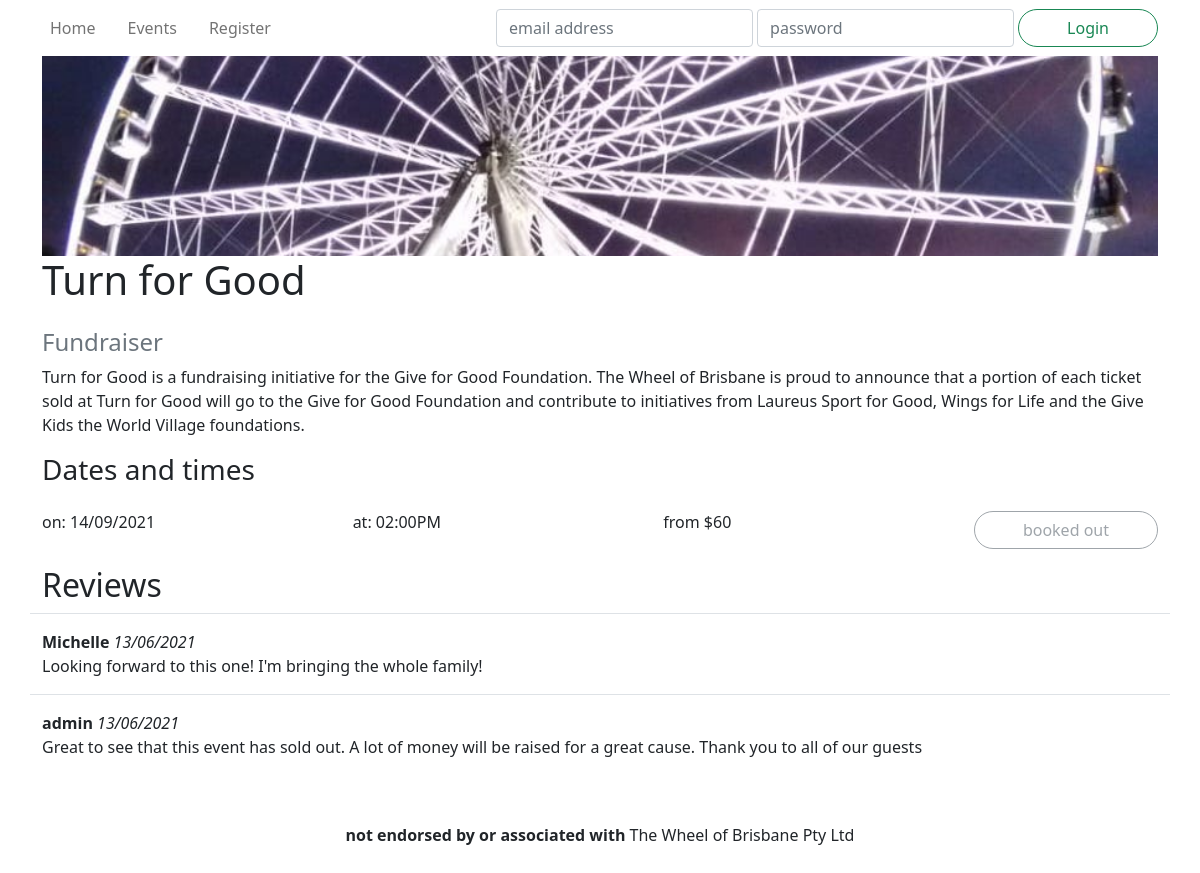
The page /events/11 on the database its author committed.
### wheel/models.py (models this page shows, shortened)
class Event(db.Model):
    __tablename__ = 'events'
    id = db.Column(db.Integer, primary_key=True)
    name = db.Column(db.String(255), nullable=False)
    description = db.Column(db.Text)
    category = db.Column(db.String(40))
    status = db.Column(db.Enum('upcoming', 'inactive', 'cancelled', 'booked out'), nullable=False)
    image = db.Column(db.String(255))
    reviews = db.relationship('Review', backref='event')
    tickets = db.relationship('Ticket', backref='event')
    @staticmethod
    def get(id: int):
        return Event.query.get(id)
    def getFutureTickets(self):
        return list( filter( lambda ticket: ticket.datetime > datetime.now(), self.tickets ) )
    def getTicketsRange(self):
        tickets = self.getFutureTickets()
        numberOfTickets = len(tickets)
        if numberOfTickets == 0:
            return [numberOfTickets, None, None]
        min_ticket = reduce( lambda x, y: min(x, y, key=lambda ticket: ticket.datetime), tickets )
        max_ticket = reduce( lambda x, y: max(x, y, key=lambda ticket: ticket.datetime), tickets )
        return [numberOfTickets, min_ticket, max_ticket]
    def printTicketsDateRange(self):
        numberOftickets, min_ticket, max_ticket = self.getTicketsRange()
        if numberOftickets == 0:
            return ""
        min = min_ticket.datetime.strftime("%d/%m/%Y")
        max = max_ticket.datetime.strftime("%d/%m/%Y")
        if min == max:
            return f"on: {min}"
        return f"from: {min} until: {max}"
    def printTicketsTimeRange(self):
        numberOftickets, min_ticket, max_ticket = self.getTicketsRange()
        if numberOftickets == 0:
            return ""
        min = min_ticket.datetime.strftime("%I:%M%p")
        max = max_ticket.datetime.strftime("%I:%M%p")
        if numberOftickets == 1:
            return f"at: {min}"
        if numberOftickets == 2:
            return f"at: {min} and: {max}"
        return f"from: {min} until: {max}"
    def getTicketsPriceFrom(self):
        tickets = self.getFutureTickets()
        if len(tickets) == 0:
            return ""
        ticket = reduce( lambda x, y: min(x, y, key=lambda ticket: ticket.price), tickets )
        return f"from ${ticket.price}"
    def getStatusColour(self):
        return {
            'upcoming': 'success',
            'inactive': 'secondary',
            'booked out': 'secondary',
            'cancelled': 'danger'
        }[self.status]
    def getBookButtonText(self):
        return {
            'upcoming': 'book now',
            'inactive': 'no tickets available',
            'booked out': 'booked out',
            'cancelled': 'cancelled'
        }[self.status]

class Ticket(db.Model):
    __tablename__ = 'tickets'
    id = db.Column(db.Integer, primary_key=True)
    datetime = db.Column(db.DateTime, nullable=False)
    price = db.Column(db.Integer, nullable=False)
    remaining = db.Column(db.Integer, nullable=False)
    event_id = db.Column(db.Integer, db.ForeignKey('events.id'))
    @staticmethod
    def getAllTimesFromTickets(tickets):
        ticketssortedbytime = sorted(tickets, key=lambda ticket: ticket.datetime.strftime("%I:%M %p"))
        ticketsgroupedbytime = groupby(ticketssortedbytime, key=lambda ticket: ticket.datetime.strftime("%I:%M %p"))
        return [time for time, tickets in ticketsgroupedbytime]
    @staticmethod
    def groupTicketsByDate(tickets):
        ticketssortedbydate = sorted(tickets, key=lambda ticket: ticket.datetime)
        ticketsgroupedbydate = groupby(ticketssortedbydate, key=lambda ticket: ticket.datetime.strftime("%d/%m/%Y"))
        return [[date, [time for time in times]] for date, times in ticketsgroupedbydate]

class Review(db.Model):
    __tablename__ = 'reviews'
    id = db.Column(db.Integer, primary_key=True)
    text = db.Column(db.String(400))
    time = db.Column(db.DateTime, default=datetime.now())
    author_id = db.Column(db.Integer, db.ForeignKey('users.id'))
    event_id = db.Column(db.Integer, db.ForeignKey('events.id'))

class User(db.Model, UserMixin):
    __tablename__ = 'users'
    id = db.Column(db.Integer, primary_key=True)
    name = db.Column(db.String(100), nullable=False)
    email = db.Column(db.String(100), index=True, unique=True, nullable=False)
    password_hash = db.Column(db.String(255), nullable=False)
    type = db.Column(db.Enum('customer','administrator'), nullable=False, default='customer')
    reviews = db.relationship('Review', backref='author')
    bookings = db.relationship('Booking', backref='customer')

### wheel/controllers/events.py (the view)
@events.route('/<int:id>')
def get(id):
    event = Event.get(id)
    if event is None:
        return render_template('eventnotfound.html')
    tickets = event.getFutureTickets()
    if len(tickets) == 0:
        if event.status != 'cancelled':
            event.updateStatus("inactive")
    times = Ticket.getAllTimesFromTickets(tickets)
    dates = Ticket.groupTicketsByDate(tickets)
    bookform = BookEventForm()
    reviewform = PostReviewForm()
    bookform.ticket.choices = list(map( lambda ticket: (ticket.id, f'${ticket.price}'), tickets ))
    return render_template('event.html', event=event, bookform=bookform, times=times, dates=dates, reviewform=reviewform)

### wheel/forms.py
class BookEventForm(FlaskForm):
    ticket = RadioField('Tickets', coerce=int, validators=[InputRequired()])
    qty = IntegerField('Number of Gondolas', default=1, validators=[InputRequired()])
    price = IntegerField('Total Price', default=0, validators=[InputRequired()])
    submit = SubmitField("Book now")

class PostReviewForm(FlaskForm):
    text = TextAreaField('Review', [InputRequired()])
    submit = SubmitField("Post review")

### wheel/templates/event.html (shortened to what this page needs)
{% extends 'base.html' %}
{% import "bootstrap/wtf.html" as wtf %}
{% block hero %}
<div id="minihero" style="background-image: url('{{ event.image }}');"></div>
{% endblock %}
{% block title %}{{ event.name }}{% endblock %}
{% block content %}
<section>
    <h4><a href="{{ url_for('events.getAll') + '?category=' + event.category }}" class="text-decoration-none text-muted">{{ event.category }}</a></h4>
</section>
<section class="mb-3">
    {{ event.description }}
</section>
<section>
    <header class="row mb-3">
        <h3 class="col">Dates and times</h3>
    </header>
    <div class="row mb-3">
        <div class="col-sm">
            <p class="mb-1">
                {{ event.printTicketsDateRange() }}
            </p>
        </div>
        <div class="col-sm">
            <p class="mb-1">
                {{ event.printTicketsTimeRange() }}
            </p>
        </div>
        <div class="col-sm">
            <p>{{ event.getTicketsPriceFrom() }}</p>
        </div>
        <div class="col-sm-auto my-auto">
            {% if current_user.is_authenticated %}
                <button type="button" class="btn btn-outline-{{ event.getStatusColour() }} rounded-pill px-5"
                        data-bs-toggle="modal" data-bs-target="#book" {{ "disabled" if event.status != 'upcoming' }}>{{ event.getBookButtonText() }}</button>
            {% else %}
                <button type="button" class="btn btn-outline-{{ event.getStatusColour() }} rounded-pill px-5"
                        data-bs-toggle="tooltip" data-bs-placement="top"
                        title="You must be logged in to book tickets"
                        {{ "disabled" if event.status != 'upcoming' }}>{{ event.getBookButtonText() }}</button>
            {% endif %}
        </div>
    </div>
</section>
<section>
    <header><h2>Reviews</h3></header>
    <div id="reviews">
        {% for review in event.reviews %}
            <div class="row border-top pt-3">
                <article>
                    <strong>{{ review.author.name }}</strong>
                    <i>{{ review.time.strftime("%d/%m/%Y") }}</i>
                    <p>{{ review.text }}</p>
                </article>
            </div>
        {% endfor %}
    </div>
</section>
{% endblock %}

### rows shown on the page
Event: image (picture), name "Turn for Good", category "Fundraiser", description "Turn for Good is a fundraising initiative for the Give for Good Foundation. The Wheel of Brisbane is proud to announce that a portion of each ticket sold at Turn for Good will go to the Give for Good Foundation and contribute to initiatives from Laureus Sport for Good, Wings for Life and the Give Kids the World Village foundations.", getBookButtonText "booked out"
Ticket: printTicketsDateRange "on: 14/09/2021", printTicketsTimeRange "at: 02:00PM", getTicketsPriceFrom "from $60"
Review: author.name "Michelle", time "13/06/2021", text "Looking forward to this one! I'm bringing the whole family!"
Review: author.name "admin", time "13/06/2021", text "Great to see that this event has sold out. A lot of money will be raised for a great cause. Thank you to all of our guests"
